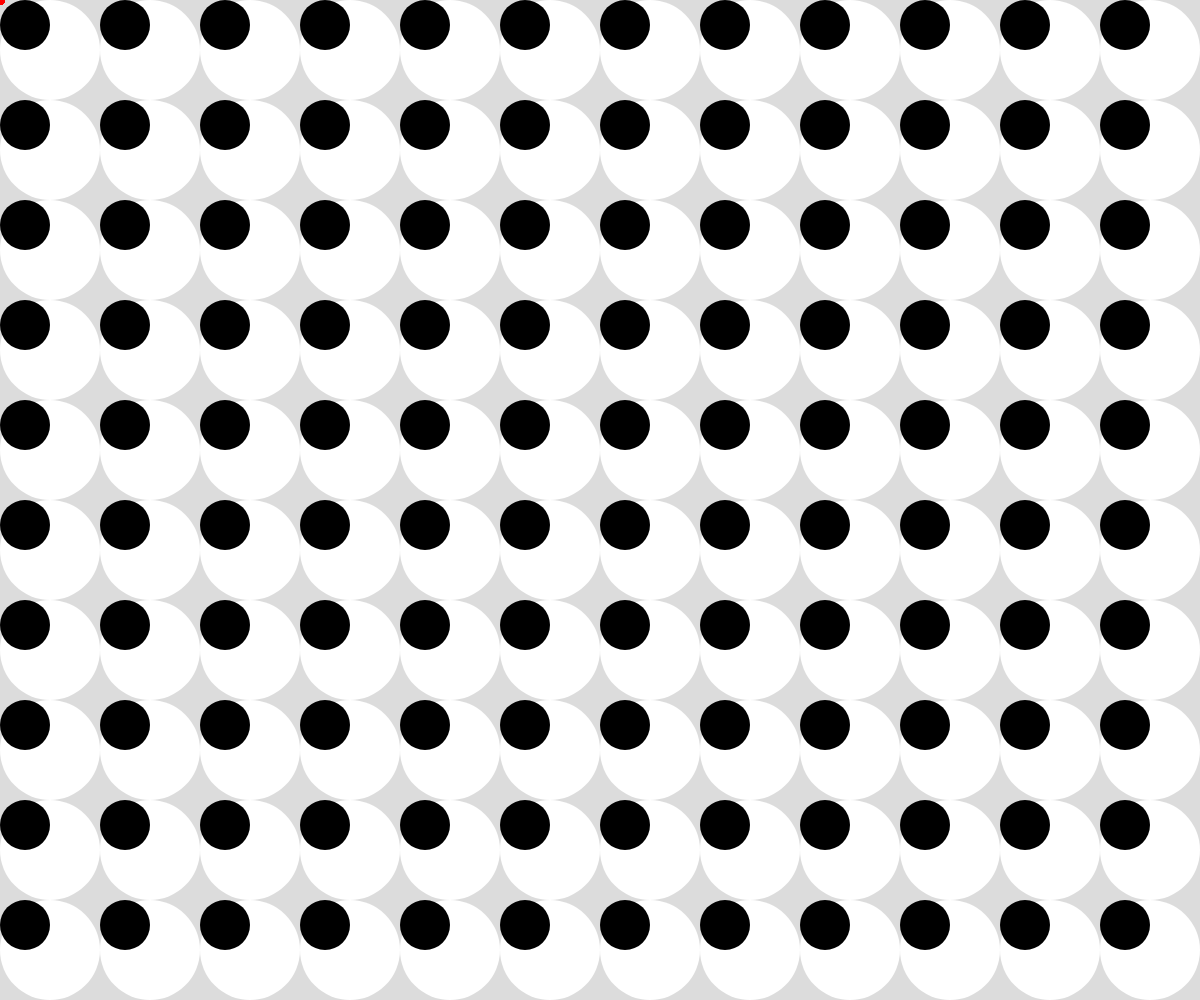
Frame 1 (no input)
Frame 60 (no input): identical to frame 1, image omitted
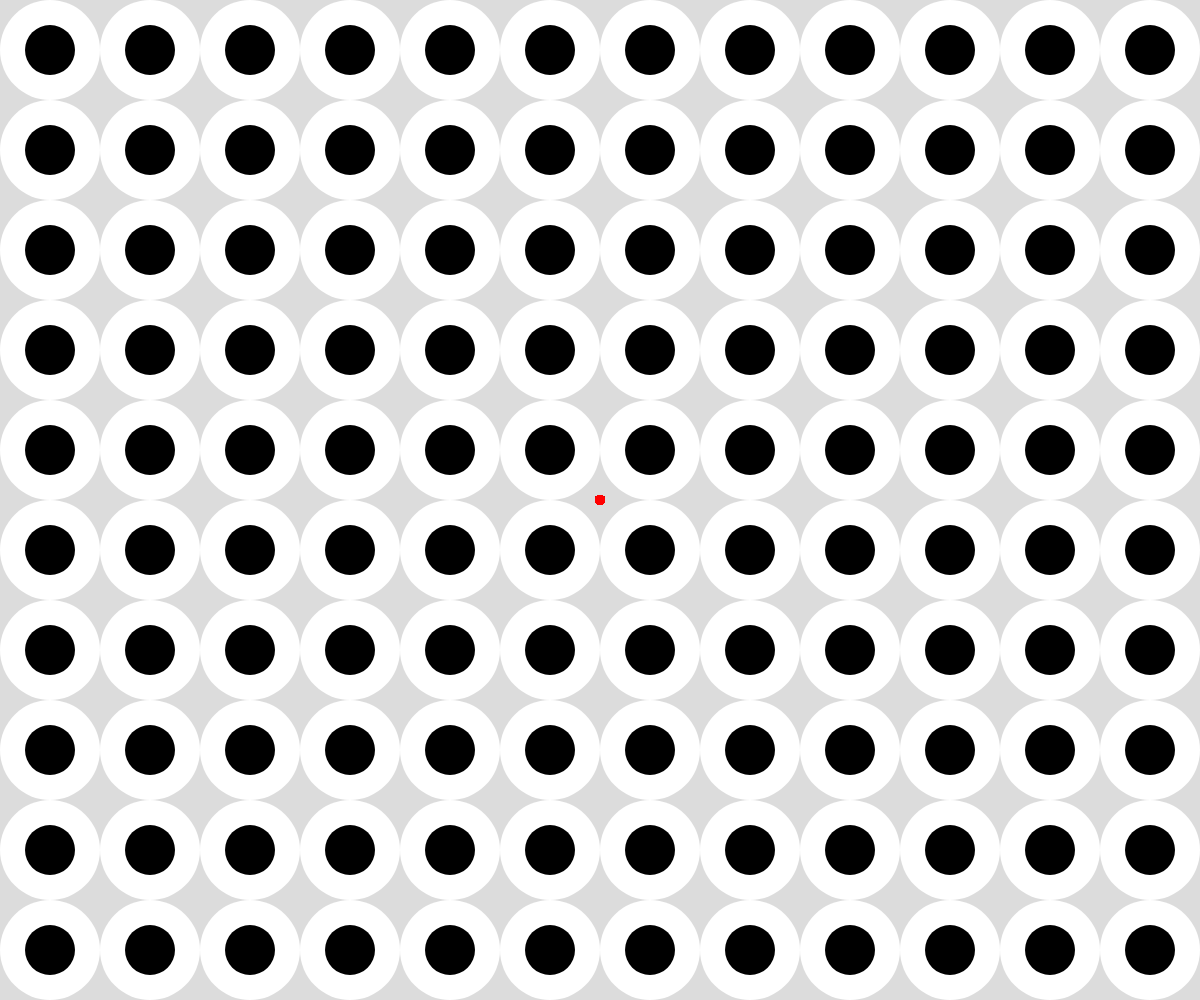
Frame 120 (the mouse pressed at the canvas centre since frame 60)

The p5.js sketch that drew these frames (run headless with seeded random() and noise() and a simulated clock; from frame 60 on, the mouse is pressed at the canvas centre):

// p5.js sketch
// ── sketch.js
let objs = [];
let transit_x, transit_y;
let x_amount, y_amount;
let r = 50;
function windowResized() {
  createCanvas(windowWidth, windowHeight);
}
function setup() {
  createCanvas(windowWidth, windowHeight);
  ellipseMode(CENTER);
  x_amount = width / r;
  y_amount = height / r;
  for (i = 0; i < x_amount; i++) {
    for (let k = 0; k < y_amount; k++) {
      objs.push(new Obj(r + i * 2 * r, r + k * 2 * r, r));
    }
  }
}

function draw() {
  background(220);
  for (let i = 0; i < x_amount * y_amount; i++) {
    objs[i].display();
  }
}
class Obj {
  constructor(x, y, r) {
    this.x = x;
    this.y = y;
    this.r = r;
  }

  display() {
    noStroke();
    //WHITE
    fill(255);
    circle(this.x, this.y, 2 * r);
    //PUPIL
    fill(0);
    transit_x = map(mouseX, 0, width, -r / 2, r / 2);
    transit_y = map(mouseY, 0, height, -r / 2, r / 2);
    circle(this.x + transit_x, this.y + transit_y, r);
    //RED DOT
    fill(255, 0, 0);
    circle(mouseX, mouseY, 10);
    //LINE
    stroke(0);
    //line(mouseX, mouseY, this.x, this.y);
  }
}
